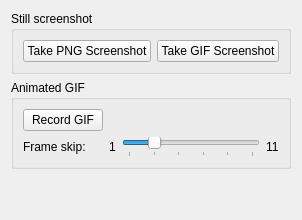
      <widget class="QWidget" name="screenshottab">
       <attribute name="title">
        <string>Capture</string>
       </attribute>
       <layout class="QVBoxLayout" name="verticalLayout_4">
        <item>
         <widget class="QGroupBox" name="screenshotgroup">
          <property name="title">
           <string>Still screenshot</string>
          </property>
          <layout class="QFormLayout" name="formLayout_4">
           <property name="formAlignment">
            <set>Qt::AlignLeading|Qt::AlignLeft|Qt::AlignTop</set>
           </property>
           <item row="0" column="0">
            <widget class="QPushButton" name="buttonScreenshot">
             <property name="sizePolicy">
              <sizepolicy hsizetype="Maximum" vsizetype="Maximum">
               <horstretch>0</horstretch>
               <verstretch>0</verstretch>
              </sizepolicy>
             </property>
             <property name="maximumSize">
              <size>
               <width>160</width>
               <height>16777215</height>
              </size>
             </property>
             <property name="text">
              <string>Take PNG Screenshot</string>
             </property>
            </widget>
           </item>
           <item row="0" column="1">
            <widget class="QPushButton" name="buttonGIF_Screenshot">
             <property name="sizePolicy">
              <sizepolicy hsizetype="Maximum" vsizetype="Maximum">
               <horstretch>0</horstretch>
               <verstretch>0</verstretch>
              </sizepolicy>
             </property>
             <property name="text">
              <string>Take GIF Screenshot</string>
             </property>
            </widget>
           </item>
          </layout>
         </widget>
        </item>
        <item>
         <widget class="QGroupBox" name="gifoptionsgroup">
          <property name="title">
           <string>Animated GIF</string>
          </property>
          <layout class="QGridLayout" name="gridLayout">
           <item row="0" column="0">
            <widget class="QPushButton" name="buttonGIF">
             <property name="sizePolicy">
              <sizepolicy hsizetype="Preferred" vsizetype="Maximum">
               <horstretch>0</horstretch>
               <verstretch>0</verstretch>
              </sizepolicy>
             </property>
             <property name="minimumSize">
              <size>
               <width>0</width>
               <height>0</height>
              </size>
             </property>
             <property name="maximumSize">
              <size>
               <width>160</width>
               <height>16777215</height>
              </size>
             </property>
             <property name="text">
              <string>Record GIF</string>
             </property>
            </widget>
           </item>
           <item row="1" column="0">
            <widget class="QLabel" name="framelabel">
             <property name="text">
              <string>Frame skip:</string>
             </property>
            </widget>
           </item>
           <item row="1" column="4">
            <widget class="QLabel" name="upper">
             <property name="text">
              <string>11</string>
             </property>
            </widget>
           </item>
           <item row="1" column="2">
            <widget class="QLabel" name="lower">
             <property name="text">
              <string>1</string>
             </property>
            </widget>
           </item>
           <item row="1" column="3">
            <widget class="QSlider" name="gif_frame_skip_slider">
             <property name="sizePolicy">
              <sizepolicy hsizetype="Expanding" vsizetype="Fixed">
               <horstretch>0</horstretch>
               <verstretch>0</verstretch>
              </sizepolicy>
             </property>
             <property name="minimum">
              <number>1</number>
             </property>
             <property name="maximum">
              <number>11</number>
             </property>
             <property name="pageStep">
              <number>2</number>
             </property>
             <property name="value">
              <number>3</number>
             </property>
             <property name="sliderPosition">
              <number>3</number>
             </property>
             <property name="orientation">
              <enum>Qt::Horizontal</enum>
             </property>
             <property name="invertedAppearance">
              <bool>false</bool>
             </property>
             <property name="invertedControls">
              <bool>false</bool>
             </property>
             <property name="tickPosition">
              <enum>QSlider::TicksBelow</enum>
             </property>
             <property name="tickInterval">
              <number>2</number>
             </property>
            </widget>
           </item>
          </layout>
          <zorder>lower</zorder>
          <zorder>upper</zorder>
          <zorder>framelabel</zorder>
          <zorder>buttonGIF</zorder>
          <zorder>gif_frame_skip_slider</zorder>
         </widget>
        </item>
        <item>
         <spacer name="verticalSpacer">
          <property name="orientation">
           <enum>Qt::Vertical</enum>
          </property>
          <property name="sizeType">
           <enum>QSizePolicy::Expanding</enum>
          </property>
          <property name="sizeHint" stdset="0">
           <size>
            <width>20</width>
            <height>40</height>
           </size>
          </property>
         </spacer>
        </item>
       </layout>
      </widget>
